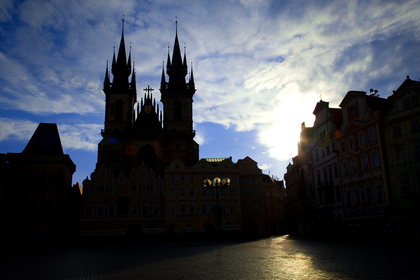
%> input picture assignment1/2/data/church.png, 420 x 280 px, shrunk from 1800 x 1200 before the run
$ octave myMainScript.m   (GNU Octave 9; MATLAB toolbox functions it lacks are replaced by stand-ins)
%> lines starting %> are read from the running program, lines starting %| are printed output that depends on the picture
### assignment1/2/codes/myLinearContrastStretching.m
function B = myLinearContrastStretching(s)
%> called with s = '../data/church.png'
    A = imread(s);
%> A is the input picture: size 280x420x3 uint8; mean R, G, B 67.6, 72.6, 82.3
    B = A;
    for i=1:1:size(A,3)
        maxm = max(max(A(:,:,i)));
        minm = min(min(A(:,:,i)));
        B(:,:,i) = (A(:,:,i) - minm)*(255/(maxm-minm));
    end
end

### assignment1/2/codes/myHE.m
function B = myHE(s)
%> called with s = '../data/church.png'
    A = imread(s);
    [R,C,N] = size(A);
%> R = 280; C = 420; N = 3
    B = A;
    for i=1:1:N
        cdf = zeros(256);
        for j=1:1:256
            cdf(j) = (sum(sum(A(:,:,i)<=j))/(R*C))*255;
        end
        B(:,:,i) = cdf(A(:,:,i) + 1);
    end
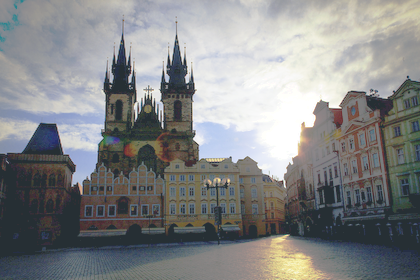
%> B: size 280x420x3 uint8; mean R, G, B 133.6, 135.2, 136
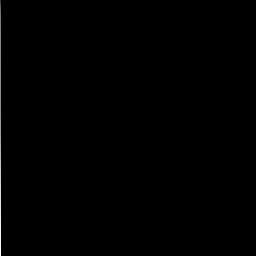
%> cdf: size 256x256 double; min 0, max 255, mean 0.7
end

### assignment1/2/codes/myHM.m
function out = myHM(inFile, refFile)
%> called with inFile = '../data/retina.png', refFile = '../data/retinaRef.png'
    in = imread(inFile);
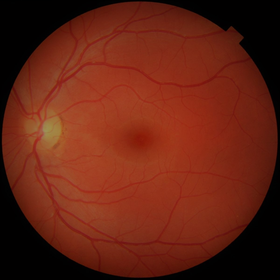
%> input picture assignment1/2/data/retina.png, 280 x 280 px, shrunk from 1200 x 1200 before the run
%> in is the input picture: size 280x280x3 uint8; mean R, G, B 101, 35.2, 19.1
    ref = imread(refFile);
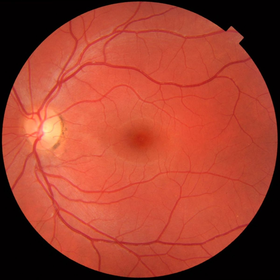
%> input picture assignment1/2/data/retinaRef.png, 280 x 280 px, shrunk from 1200 x 1200 before the run
%> ref is the input picture: size 280x280x3 uint8; mean R, G, B 159.5, 63.6, 46.2
    [R1,C1,N] = size(in);
%> R1 = 280; C1 = 280
    cdfIn = zeros(256,N);
    [R2,C2,N] = size(ref);
%> R2 = 280; C2 = 280
    cdfRef = zeros(256,N);
    noOfBins = 256;
    totalPixels1 = R1*C1;
%> totalPixels1 = 78400
    totalPixels2 = R2*C2;
%> totalPixels2 = 78400
    % computing the cdfs of in and ref images
    for i=1:1:noOfBins
        for j=1:1:N
            cdfIn(i,j) = (sum(sum(in(:,:,j)<=i))/totalPixels1)*255;
            cdfRef(i,j) = (sum(sum(ref(:,:,j)<=i))/totalPixels2)*255;
        end
    end
%> after the loop, cdfIn = 256 rows, first 12: [49.95 54.63 53.92; 55.92 58.1 57.51; 57.25 58.81 58.79; 57.65 58.98 59.36; 57.82 59.12 59.64; 57.95 59.26 60.01; 58.05 59.37 60.54; 58.11 59.49 61.44; 58.18 59.6 62.94; 58.27 59.74 65.15; 58.34 59.89 67.98; 58.41 60.04 71.44]; cdfRef = 256 rows, first 12: [6.28 56.51 55.16; 54.8 57.96 56.83; 56.37 58.43 57.79; 57.43 58.59 58.31; 57.73 58.72 58.66; 57.87 58.78 58.81; 57.98 58.83 58.88; 58.02 58.87 58.94; 58.06 58.91 59; 58.1 58.96 59.08; 58.13 59.03 59.13; 58.16 59.07 59.19]
    inverseMap = zeros(256,N,'uint8');
    % inverse mapping from cdf-values to pixels
    for idx=1:1:256
        for chan=1:1:3
            [~,ind] = min(abs(cdfIn(idx,chan) - cdfRef(:,chan)));
            inverseMap(idx,chan) = ind-1;
        end
    end
%> after the loop, inverseMap = 256 rows, first 12: [1 0 0; 2 1 2; 3 6 5; 4 9 14; 5 12 18; 6 15 21; 8 18 25; 9 21 30; 11 24 35; 14 27 38; 16 30 40; 18 33 42]
    out = inverseMap(double(in)+1);
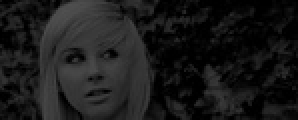
%> input picture assignment1/2/data/girl.jpg, 149 x 60 px, shrunk from 640 x 255 before the run (shown 2 times larger)
    imwrite(out, '../data/retinaMatched.png');
end

### assignment1/2/codes/myAHE.m
function out = myAHE(inFile,N)
%> called with inFile = '../data/girl.jpg', N = 5
    in = imread(inFile);
%> in is the input picture: size 60x149x3 uint8; min 0, max 80, mean 26.1
    [R,C,chan] = size(in);
%> R = 60; C = 149; chan = 3
    temp = 1:1:R;
%> temp = 60 values from 1 to 60
    temp2 = 1:1:C;
    x0 = max(0,temp-N)+1;
    y0 = max(0,temp2-N)+1;
    x1 = min(temp+N,R);
    y1 = min(temp2+N,C);
    out = zeros(size(in));
    for i=1:1:R
        for j=1:1:C
            for k=1:1:chan
                window = in(x0(i):x1(i),y0(j):y1(j),k);
                out(i,j,k) = sum(sum(window<=in(i,j,k)))*255/((x1(i)-x0(i)+1)*(y1(j)-y0(j)+1));
            end
        end
    end
%> out: size 60x149x3 double
end

### assignment1/2/codes/myCLAHE.m
function out = myCLAHE(inFile, N, gamma)
    in = imread(inFile);
    [R,C,chan] = size(in);
    temp = 1:1:R;
    temp2 = 1:1:C;
    x0 = max(0,temp-N)+1;
    y0 = max(0,temp2-N)+1;
    x1 = min(temp+N,R);
    y1 = min(temp2+N,C);
    out = zeros(size(in));
    for i=1:1:R
        for j=1:1:C
            for k=1:1:chan
                window = in(x0(i):x1(i),y0(j):y1(j),k);
                totalPixels = (x1(i)-x0(i)+1)*(y1(j)-y0(j)+1);
                [c, ~] = imhist(window);
                pdf = c/totalPixels;
                indices = pdf(pdf>gamma);

                aboveGamma = sum(indices);
                band = size(indices);
                pdf(pdf>gamma) = gamma;
                aboveGamma = aboveGamma-gamma*(band(1,1));
                pdf = pdf + aboveGamma/length(pdf);

                intensity = in(i,j,k);
                rr = sum(pdf(1:intensity+1));
                out(i,j,k) = rr*255;
            end
        end
    end
end

### assignment1/2/codes/myMainScript.m
%% MyMainScript

tic;
%% Linear contrast stretching
% Contrast can be improved by linear stretching only if one of the channels
% doesn't use the entire range but in this case the whole range
% of colours is used. Also stretching wont change the distribution.
A = myLinearContrastStretching('../data/church.png');
figure('Name', 'Church - Linear stretching', 'NumberTitle', 'off'),imshow(uint8(A));colorbar
%% Histogram equalisation
% HE is prefered to contrast stretching because it changes the distribution
% of pixel intensities and spreads them across the colours.
A = myHE('../data/church.png');
figure('Name', 'Church - Histogram Equalisation', 'NumberTitle', 'off'),imshow(uint8(A));colorbar
%% Histogram matching
%
A = myHM('../data/retina.png','../data/retinaRef.png');
figure('Name', 'Retina - Histogram Matching', 'NumberTitle', 'off'),imshow(uint8(A));colorbar
%% Adaptive histogram equalisation
%
figure('Name', 'Girl', 'NumberTitle', 'off'),imshow('../data/girl.jpg');colorbar
A = myAHE('../data/girl.jpg',5);
figure('Name', 'Girl - AHE noise amplification', 'NumberTitle', 'off'),imshow(uint8(A));colorbar
A = myAHE('../data/girl.jpg',50);
figure('Name', 'Girl - AHE good', 'NumberTitle', 'off'),imshow(uint8(A));colorbar
A = myAHE('../data/girl.jpg',75);
figure('Name', 'Girl - AHE low contrast improvement', 'NumberTitle', 'off'),imshow(uint8(A));colorbar
%% Contrast limited adaptive histogram equalisation
% CLAHE works with better with window size 5 than AHE with window size 5
A = myCLAHE('../data/girl.jpg',50,0.02);
%> after the loop in myCLAHE, `for i=1:1:R`:
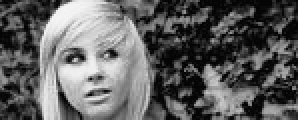
%> out: size 60x149x3 double (shown 2 times larger); min 4.63, max 245.9, mean 96.7
%> after the loop in myCLAHE, `for i=1:1:R`: pdf = 256 values, max 0.0213 at index 1, min 0.00126 at index 59, mean 0.00391
figure('Name', 'Girl - Good Gamma Values', 'NumberTitle', 'off'),imshow(uint8(A));colorbar
A = myCLAHE('../data/girl.jpg',50,0.01);
%> call 2 of myCLAHE, with inFile = '../data/girl.jpg', N = 50, gamma = 0.01
%> after the loop in myCLAHE (call 2), `for i=1:1:R`:
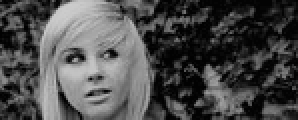
%> out: size 60x149x3 double (shown 2 times larger); min 2.81, max 204.7, mean 76.2
%> after the loop in myCLAHE (call 2), `for i=1:1:R`: pdf = 256 values, max 0.0122 at index 1, min 0.00221 at index 59, mean 0.00391
figure('Name', 'Girl - Good Gamma Values', 'NumberTitle', 'off'),imshow(uint8(A));colorbar
toc;
